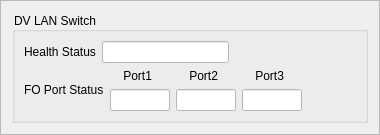
              <widget class="QFrame" name="frame_24">
               <property name="minimumSize">
                <size>
                 <width>380</width>
                 <height>0</height>
                </size>
               </property>
               <property name="frameShape">
                <enum>QFrame::StyledPanel</enum>
               </property>
               <property name="frameShadow">
                <enum>QFrame::Raised</enum>
               </property>
               <layout class="QVBoxLayout" name="verticalLayout_4">
                <item>
                 <widget class="QGroupBox" name="CSC_gb_23">
                  <property name="minimumSize">
                   <size>
                    <width>350</width>
                    <height>0</height>
                   </size>
                  </property>
                  <property name="font">
                   <font>
                    <italic>false</italic>
                    <underline>false</underline>
                   </font>
                  </property>
                  <property name="autoFillBackground">
                   <bool>false</bool>
                  </property>
                  <property name="styleSheet">
                   <string notr="true">color: rgb(0, 0, 0);</string>
                  </property>
                  <property name="title">
                   <string>DV LAN Switch</string>
                  </property>
                  <property name="flat">
                   <bool>false</bool>
                  </property>
                  <property name="checkable">
                   <bool>false</bool>
                  </property>
                  <layout class="QGridLayout" name="gridLayout_49">
                   <item row="0" column="0">
                    <layout class="QHBoxLayout" name="horizontalLayout_45">
                     <item>
                      <widget class="QLabel" name="label_88">
                       <property name="text">
                        <string>Health Status</string>
                       </property>
                      </widget>
                     </item>
                     <item>
                      <widget class="QLineEdit" name="DVLS_H_LE">
                       <property name="styleSheet">
                        <string notr="true">background-color: rgb(255, 255, 255);</string>
                       </property>
                      </widget>
                     </item>
                     <item>
                      <spacer name="horizontalSpacer_30">
                       <property name="orientation">
                        <enum>Qt::Horizontal</enum>
                       </property>
                       <property name="sizeHint" stdset="0">
                        <size>
                         <width>108</width>
                         <height>20</height>
                        </size>
                       </property>
                      </spacer>
                     </item>
                    </layout>
                   </item>
                   <item row="1" column="0">
                    <layout class="QHBoxLayout" name="horizontalLayout_50">
                     <item>
                      <layout class="QVBoxLayout" name="verticalLayout_65">
                       <item>
                        <widget class="QLabel" name="label_89">
                         <property name="text">
                          <string>FO Port Status</string>
                         </property>
                        </widget>
                       </item>
                      </layout>
                     </item>
                     <item>
                      <layout class="QVBoxLayout" name="verticalLayout_66">
                       <item>
                        <widget class="QLabel" name="label_90">
                         <property name="text">
                          <string>    Port1</string>
                         </property>
                        </widget>
                       </item>
                       <item>
                        <widget class="QLineEdit" name="DVLS_P1_LE">
                         <property name="minimumSize">
                          <size>
                           <width>50</width>
                           <height>0</height>
                          </size>
                         </property>
                         <property name="maximumSize">
                          <size>
                           <width>60</width>
                           <height>16777215</height>
                          </size>
                         </property>
                         <property name="styleSheet">
                          <string notr="true">background-color: rgb(255, 255, 255);</string>
                         </property>
                        </widget>
                       </item>
                      </layout>
                     </item>
                     <item>
                      <layout class="QVBoxLayout" name="verticalLayout_67">
                       <item>
                        <widget class="QLabel" name="label_91">
                         <property name="text">
                          <string>    Port2</string>
                         </property>
                        </widget>
                       </item>
                       <item>
                        <widget class="QLineEdit" name="DVLS_P2_LE">
                         <property name="maximumSize">
                          <size>
                           <width>60</width>
                           <height>16777215</height>
                          </size>
                         </property>
                         <property name="styleSheet">
                          <string notr="true">background-color: rgb(255, 255, 255);</string>
                         </property>
                        </widget>
                       </item>
                      </layout>
                     </item>
                     <item>
                      <layout class="QVBoxLayout" name="verticalLayout_68">
                       <item>
                        <widget class="QLabel" name="label_92">
                         <property name="text">
                          <string>    Port3</string>
                         </property>
                        </widget>
                       </item>
                       <item>
                        <widget class="QLineEdit" name="DVLS_P3_LE">
                         <property name="maximumSize">
                          <size>
                           <width>60</width>
                           <height>16777215</height>
                          </size>
                         </property>
                         <property name="styleSheet">
                          <string notr="true">background-color: rgb(255, 255, 255);</string>
                         </property>
                        </widget>
                       </item>
                      </layout>
                     </item>
                     <item>
                      <spacer name="horizontalSpacer_31">
                       <property name="orientation">
                        <enum>Qt::Horizontal</enum>
                       </property>
                       <property name="sizeHint" stdset="0">
                        <size>
                         <width>40</width>
                         <height>20</height>
                        </size>
                       </property>
                      </spacer>
                     </item>
                    </layout>
                   </item>
                  </layout>
                 </widget>
                </item>
               </layout>
              </widget>
